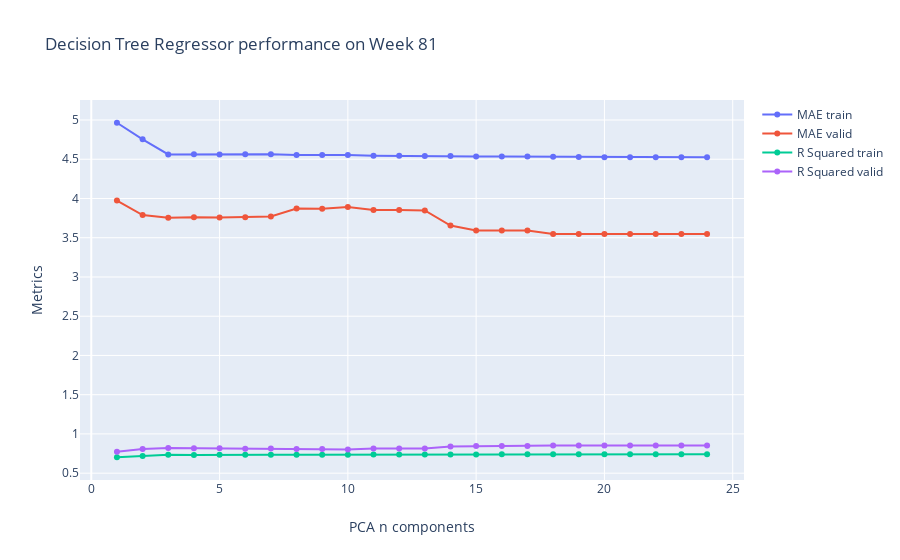

Source (notebook cell):
### Code cell
MAE_train = []
MAE_valid = []
R2_train = []
R2_valid = []
for i in range(1,len(train_X_s.columns)+1): 
    pca = PCA(n_components=i)

    reg = DecisionTreeRegressor(max_depth=5)
    reg.fit(pca.fit_transform(train_X_s),train_y_s)
    predict_train = reg.predict(pca.fit_transform(train_X_s))

    # Performance on Train 
    # scale back and see the result on the train set
    predict_train_sb = y_scaler.inverse_transform(predict_train)
    train_y_s_sb = y_scaler.inverse_transform(train_y_s)

    MAE_train.append(mean_absolute_error(train_y_s_sb,predict_train_sb))
    R2_train.append(r2_score(train_y_s_sb,predict_train_sb))

    # Performance on Test
    # scale back and see the result on the test set

    predict_valid_81 = reg.predict(pca.transform(test_X_s[test_X_s['reporting_date'] == test_X_s    ['reporting_date'].unique()[0]]))   
    predict_valid_81_sb = y_scaler.inverse_transform(predict_valid_81)
    real_valid_81 = test[test['reporting_date'] == test['reporting_date'].unique()[0]]['sales_quantity']

    MAE_valid.append(mean_absolute_error(real_valid_81,predict_valid_81_sb))
    R2_valid.append(r2_score(real_valid_81,predict_valid_81_sb))
    
fig = go.Figure()
fig.add_trace(go.Scatter(x=list(range(1,len(train_X_s.columns)+1)), 
                                   y=MAE_train, 
                                   #z=R2_train,
                                   mode='markers+lines',
                                   name='MAE train'))

fig.add_trace(go.Scatter(x=list(range(1,len(train_X_s.columns)+1)), 
                                   y=MAE_valid, 
                                   #z=R2_valid,
                                   mode='markers+lines',
                                   name='MAE valid'))

fig.add_trace(go.Scatter(x=list(range(1,len(train_X_s.columns)+1)), 
                                   y=R2_train, 
                                   #z=R2_valid,
                                   mode='markers+lines',
                                   name='R Squared train'))

fig.add_trace(go.Scatter(x=list(range(1,len(train_X_s.columns)+1)), 
                                   y=R2_valid, 
                                   #z=R2_valid,
                                   mode='markers+lines',
                                   name='R Squared valid'))
fig.update_layout(
    title="Decision Tree Regressor performance on Week 81",
    xaxis_title="PCA n components",
    yaxis_title="Metrics",
)
fig.show()

### Figure 1 — Plotly figure (JSON) as saved in the notebook; plotly's stock layout.template omitted (floating-point values rounded to 4 significant figures)
{"data": [{"mode": "markers+lines", "name": "MAE train", "type": "scatter", "x": [1, 2, 3, 4, 5, 6, 7, 8, 9, 10, 11, 12, 13, 14, 15, 16, 17, 18, 19, 20, 21, 22, 23, 24], "y": [4.965, 4.753, 4.561, 4.562, 4.562, 4.562, 4.563, 4.555, 4.555, 4.553, 4.545, 4.545, 4.541, 4.542, 4.536, 4.534, 4.534, 4.531, 4.529, 4.527, 4.527, 4.527, 4.527, 4.527]}, {"mode": "markers+lines", "name": "MAE valid", "type": "scatter", "x": [1, 2, 3, 4, 5, 6, 7, 8, 9, 10, 11, 12, 13, 14, 15, 16, 17, 18, 19, 20, 21, 22, 23, 24], "y": [3.973, 3.788, 3.754, 3.761, 3.758, 3.762, 3.771, 3.873, 3.869, 3.892, 3.854, 3.854, 3.848, 3.655, 3.592, 3.592, 3.592, 3.548, 3.548, 3.548, 3.548, 3.548, 3.548, 3.548]}, {"mode": "markers+lines", "name": "R Squared train", "type": "scatter", "x": [1, 2, 3, 4, 5, 6, 7, 8, 9, 10, 11, 12, 13, 14, 15, 16, 17, 18, 19, 20, 21, 22, 23, 24], "y": [0.7029, 0.7187, 0.734, 0.7303, 0.7346, 0.7348, 0.735, 0.7349, 0.7349, 0.7352, 0.7382, 0.7382, 0.7385, 0.739, 0.7393, 0.7403, 0.74, 0.7423, 0.7424, 0.7427, 0.7427, 0.7427, 0.7427, 0.7427]}, {"mode": "markers+lines", "name": "R Squared valid", "type": "scatter", "x": [1, 2, 3, 4, 5, 6, 7, 8, 9, 10, 11, 12, 13, 14, 15, 16, 17, 18, 19, 20, 21, 22, 23, 24], "y": [0.7717, 0.8083, 0.82, 0.818, 0.8181, 0.8103, 0.8155, 0.8091, 0.8093, 0.8004, 0.8133, 0.8133, 0.8151, 0.8408, 0.8448, 0.8448, 0.8448, 0.8514, 0.8514, 0.8514, 0.8514, 0.8514, 0.8514, 0.8514]}], "layout": {"title": {"text": "Decision Tree Regressor performance on Week 81"}, "xaxis": {"title": {"text": "PCA n components"}}, "yaxis": {"title": {"text": "Metrics"}}}}
